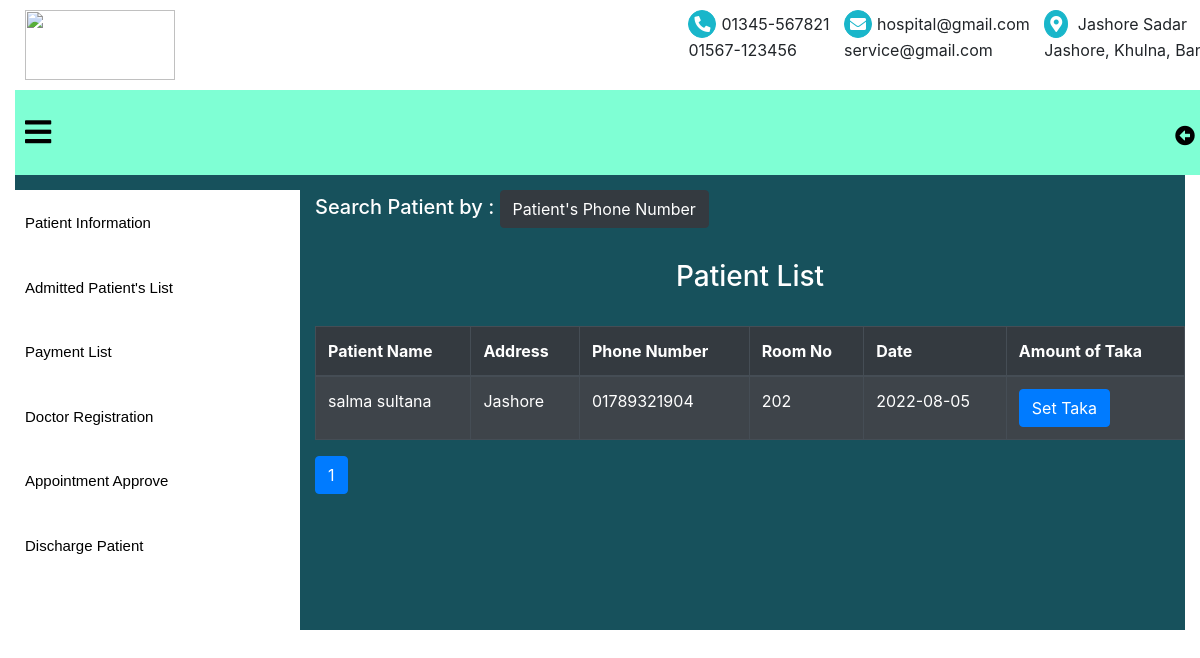
The app's page /patientList.php with its own data.
### tables this page shows
CREATE TABLE `admit` (
  `Name` varchar(40) NOT NULL,
  `Age` int(10) NOT NULL,
  `Disease` varchar(30) NOT NULL,
  `Conditions` varchar(40) NOT NULL,
  `Address` varchar(50) NOT NULL,
  `Phone Number` int(15) NOT NULL,
  `Password` varchar(30) NOT NULL,
  `Room_No` int(20) NOT NULL,
  `Date` date NOT NULL
);

### patientList.php (the view, shortened to what this page needs)
<?php
$serverName = "localhost";
$username = "root";
$password = "";
$dbname = "mydb";
$conn = new mysqli($serverName, $username, $password, $dbname);
if(isset($_GET['page'])){
    $page = $_GET['page'];
}
else{
    $page = 1;
}
$num_per_page = 05;
$start_from_page = ($page-1)*$num_per_page;
$query = "SELECT `Name`, `Age`, `Disease`, `Conditions`, `Address`, `Phone Number`, `Room_No`, `Date` FROM `admit` limit $start_from_page , $num_per_page";
$result = mysqli_query($conn, $query);
?>
<!DOCTYPE html>
<html lang="en">
<link rel="stylesheet" href="css/bootstrap.min.css">
<link rel="stylesheet" href="style/all.min.css">
<link rel="stylesheet" href="style/fontawesome.min.css">
<link rel="stylesheet" href="https://cdn.jsdelivr.net/npm/@fortawesome/fontawesome-free@5.15.3/css/fontawesome.min.css">
<link rel="stylesheet" href="Main.css">
<link rel="stylesheet" src="https://cdnjs.cloudflare.com/ajax/libs/OwlCarousel2/2.3.4/assets/owl.carousel.css">
<body>
    <div class="container">
        <div class="upper">
            <div class="top">
                <div class="row">
                    <div class="col-sm-2">
                        <img src="download.png">
                    </div>
                    <div class="col-sm-4"></div>
                    <div class="col-sm-6">
                        <nav>
                            <ul>
                                <li> <i class="fas fa-phone-alt"></i>01345-567821<br>01567-123456</li>
                                <li> <i class="fas fa-envelope"></i>hospital@gmail.com<br>service@gmail.com</li>
                                <li> <i class="fas fa-map-marker-alt"></i> Jashore Sadar<br>Jashore, Khulna, Bangladesh</li>
                            </ul>
                        </nav>
                    </div>
                </div>
            </div>
            <div class="menubar">
            <span class="menu"><i class="fas fa-bars"></i></span>
                <span class="back"></a><a href="AdminMenu.php"><i class="fas fa-arrow-alt-circle-left"></i></a><a href="index.php"><i class="fas fa-home"></i></a></span>
            </div>
        </div>
        <div class="homePage ">
    <div class="row">
        <div class="col-sm-3 showPat showLink ">
            <ul>
                <li><a href="listPatient.php">Patient Information</a></li>
                <li><a href="patientList.php"> Admitted Patient's List</a></li>
                <li><a href="paymentList.php">Payment List</a></li>
                <li><a href="doctor.php">Doctor Registration</a></li>
                <li><a href="appointment.php">Appointment Approve</a></li>
                <li><a href="patientDis.php">Discharge Patient</a></li>
            </ul>
        </div>
        <div class="col-sm-9 image">
    <div class="row">
        <div class="col-sm-12">
            <div class="row">
                <div class="col-sm-6">
                <h5>Search Patient by : <span id="id" class="btn btn-dark text-white">Patient's Phone Number</span></h5>
                </div>
                <div class="col-sm-3"></div>
                <div class="col-sm-3">
                </div>
            </div>
            <h3 class="text-center text-white mt-4">Patient List</h3>
          <br>
          <table class="table table-bordered table-striped table-dark text-white">
              <thead>
                  <tr>
                     <th>Patient Name</th>
                      <th>Address</th>
                      <th>Phone Number</th>
                      <th>Room No</th>
                      <th>Date</th>
                      <th>Amount of Taka</th>
                  </tr>
              </thead>
              <tbody>
              <?php
if($result==TRUE){
while($rows = mysqli_fetch_assoc($result))
{
    if($rows['Name']!=''){
?>
                  <tr>
                      <td><?php echo $rows['Name']; ?></td>
                      <td><?php echo $rows['Address']; ?></td>
                      <td><?php echo "0".$rows['Phone Number']; ?></td>
                      <td><?php echo $rows['Room_No']; ?></td>
                      <td><?php echo $rows['Date']; ?></td>
                      <td>
                      <form action="amount.php" method="post">
                        <input type="submit" name="submit" value="Set Taka" class="btn btn-primary text-white"/>
                      </form>
                      </td>
                  </tr>
                  <?php }
}
}
else{
    echo "Error";
}
?>
             </tbody>
         </table>
         <?php
           $per_query = "SELECT `Name`, `Age`, `Disease`, `Conditions`, `Address`, `Phone Number`, `Room_No`, `Date` FROM `admit`";
           $per_result = mysqli_query($conn, $per_query);
           $total_record  = mysqli_num_rows($per_result);
           $total_page = ceil($total_record/$num_per_page);
          for($i=1;$i<=$total_page;$i++){
            echo "<a href='patientList.php?page=".$i."' class='btn btn-primary text-white mr-2'>$i</a>";
          }
       ?>
       </div>
        </div>
</div>

### Main.css (style rules this page uses)
* { margin: 0px 0px; padding: 0px 0px; box-sizing: border-box; scroll-behavior: smooth; }
.container { max-width: 1360px; }
.upper { position: fixed; z-index: 99; width: 1317px; }
.top { background-color: white; padding: 10px 10px; }
.top nav { flex: 1; }
.top ul li { list-style: none; display: inline-block; margin-right: 10px; }
.top img { width: 150px; height: 70px; }
.top i { color: white; margin-right: 5px; border-radius: 50%; border: 1px solid rgb(25, 182, 202); background-color: rgb(25, 182, 202); padding: 5px 5px; }
.menu { cursor: pointer; }
.menubar { padding: 20px 10px; background-color: aquamarine; color: black; font-size: 30px; }
.menubar .back { margin-left: 86%; }
.showLink { background-color: white; color: cadetblue; }
.homePage { position: relative; padding-top: 190px; color: white; background-color: rgb(23, 81, 92); }
.showPat ul li { list-style: none; color: white; cursor: pointer; padding: 20px 10px; }
.back a { color: black; text-decoration: none; font-size: 20px; padding-right: 20px; }
.showPat ul li a { color: black; font-size: 15px; text-decoration: none; font-family: 'Lucida Sans', 'Lucida Sans Regular', 'Lucida Grande', 'Lucida Sans Unicode', Geneva, Verdana, sans-serif; }
.homePage ul li { list-style: none; }

### patientList.php (style rules this page uses)
.homePage { height : 630px; overflow: hidden; }
.showLink { height : 630px; margin-bottom : 20px; }

### records on screen
admit: Name "salma sultana", Address "Jashore", Phone Number "1789321904", Room_No "202", Date "2022-08-05"
